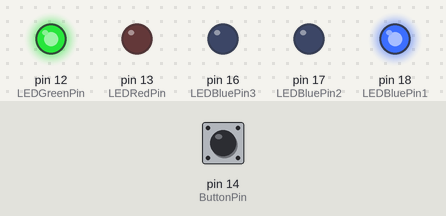
A program run on a simulated Arduino Uno, built with avr-gcc and run on an emulated ATmega328P. Parts: output pins drawn as LEDs (lit = HIGH). Inputs (shaded band) come from the test bench; at power-on: pin 14 (ButtonPin) HIGH.

Above: at 1.2 s.
1.3 s: pin 14 (ButtonPin) pulled LOW for 0.15 s
At 2.4 s:
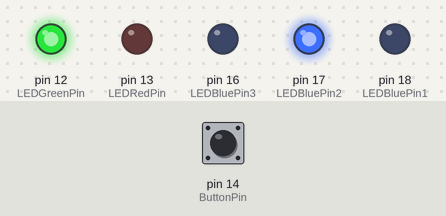
2.9 s: pin 14 (ButtonPin) pulled LOW for 1 s
At 5.0 s:
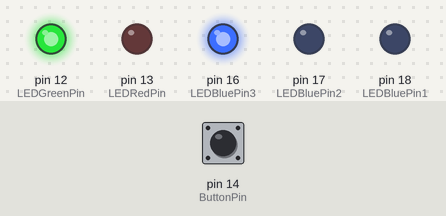
5.4 s: pin 14 (ButtonPin) pulled LOW for 0.15 s
At 5.48 s:
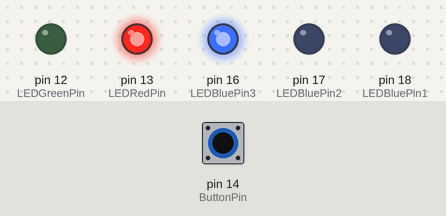
7.0 s: pin 14 (ButtonPin) pulled LOW for 3.2 s
At 7.6 s:
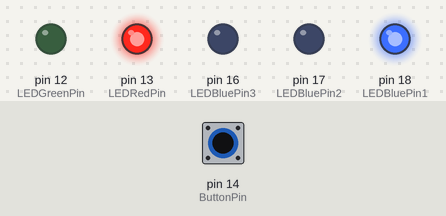
Timing chart, 0 to 11.7 s (numbered marks = the images above; inputs shaded):
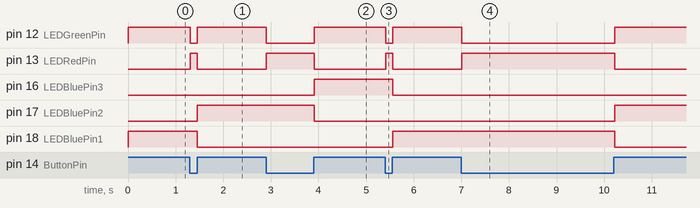

Measured:
- after the input at 1.3 s, pin 12 (LEDGreenPin): HIGH → LOW at once, → HIGH 0.15 s later; pin 13 (LEDRedPin): LOW → HIGH at once, → LOW 0.15 s later; pin 17 (LEDBluePin2): LOW → HIGH after 0.15 s; pin 18 (LEDBluePin1): HIGH → LOW after 0.15 s
- after the input at 2.9 s, pin 12 (LEDGreenPin): HIGH → LOW at once, → HIGH 1.0 s later; pin 13 (LEDRedPin): LOW → HIGH at once, → LOW 1.0 s later; pin 16 (LEDBluePin3): LOW → HIGH after 1.0 s; pin 17 (LEDBluePin2): HIGH → LOW after 1.0 s
- after the input at 5.4 s, pin 12 (LEDGreenPin): HIGH → LOW at once, → HIGH 0.15 s later; pin 13 (LEDRedPin): LOW → HIGH at once, → LOW 0.15 s later; pin 16 (LEDBluePin3): HIGH → LOW after 0.16 s; pin 18 (LEDBluePin1): LOW → HIGH after 0.16 s
- after the input at 7.0 s, pin 12 (LEDGreenPin): HIGH → LOW at once, → HIGH 3.2 s later; pin 13 (LEDRedPin): LOW → HIGH at once, → LOW 3.2 s later; pin 17 (LEDBluePin2): LOW → HIGH after 3.2 s; pin 18 (LEDBluePin1): HIGH → LOW after 3.2 s

The program:

main.cpp
```cpp
#include <Arduino.h>

// put function declarations here:
int LEDRedPin = 13;
int LEDGreenPin = 12;
int LEDBluePin1 = 18;
int LEDBluePin2 = 17;
int LEDBluePin3 = 16;
int ButtonPin = 14;
int LEDBlueState = 0;
int LEDBlueCount = 0;

int ButtonValue = 0;

void setup() {
  // put your setup code here, to run once:
  pinMode(LEDRedPin, OUTPUT);
  pinMode(LEDGreenPin, OUTPUT);
  pinMode(LEDBluePin1, OUTPUT);
  pinMode(LEDBluePin2, OUTPUT);
  pinMode(LEDBluePin3, OUTPUT);
  pinMode(ButtonPin, INPUT_PULLUP);
}

void loop() {
  // put your main code here, to run repeatedly:
  Serial.begin(115200);
  ButtonValue = digitalRead(ButtonPin);
  if (digitalRead(ButtonPin) == 0) {
    digitalWrite(LEDRedPin, HIGH);
    digitalWrite(LEDGreenPin, LOW);
    if (LEDBlueState == 0) {
      LEDBlueState = 1 ;
    }
  } else {
    digitalWrite(LEDRedPin, LOW);
    digitalWrite(LEDGreenPin, HIGH);
    if (LEDBlueState == 1) {
      LEDBlueState = 0 ;
      LEDBlueCount += 1;
    }
  }

  if (LEDBlueCount % 3 == 0){
    digitalWrite(LEDBluePin1, HIGH);
    digitalWrite(LEDBluePin2, LOW);
    digitalWrite(LEDBluePin3, LOW);
  } else if (LEDBlueCount % 3 == 1){
    digitalWrite(LEDBluePin1, LOW);
    digitalWrite(LEDBluePin2, HIGH);
    digitalWrite(LEDBluePin3, LOW);
  } else if (LEDBlueCount % 3 == 2){
    digitalWrite(LEDBluePin1, LOW);
    digitalWrite(LEDBluePin2, LOW);
    digitalWrite(LEDBluePin3, HIGH);
  }
  delay(50);
}
```
